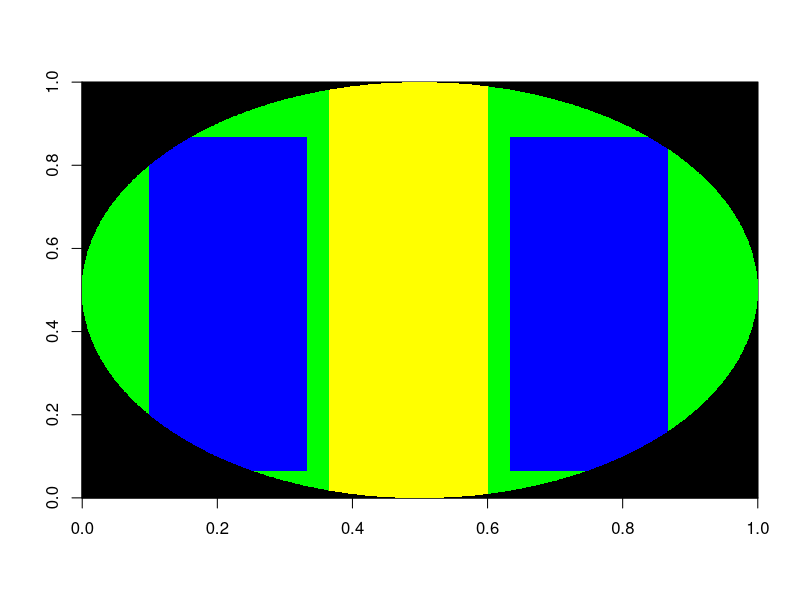

Recreate this plot in R.
geoRadius <- 15000/20
cityGrid <- matrix(rep(-1,(2*geoRadius)^2), 2*geoRadius, 2*geoRadius)
for(i in -geoRadius:geoRadius){
  for(j in -geoRadius:geoRadius){
    dist <- sqrt(i^2+j^2)
    if(dist<=geoRadius){
      cityGrid[i+geoRadius,j+geoRadius] <- 0
    }
  }
}

#Top left residential
for(x in 150:500){
  for(y in 900:1300){
    if(cityGrid[x,y] != -1){
      cityGrid[x,y]<-1
    }
  }
}

#Top right residential
for(x in 950:1300){
  for(y in 470:1300){
    if(cityGrid[x,y] != -1){
      cityGrid[x,y]<-1
    }
  }
}

#Bottom left residential
for(x in 150:500){
  for(y in 100:900){
    if(cityGrid[x,y] != -1){
      cityGrid[x,y]<-1
    }
  }
}

#Bottom right residential
for(x in 950:1300){
  for(y in 100:470){
    if(cityGrid[x,y] != -1){
      cityGrid[x,y]<-1
    }
  }
}

#Center industrial
for(x in 550:900){
  for(y in 1:1500){
    if(cityGrid[x,y] != -1){
      cityGrid[x,y]<-2
    }
  }
}

image(cityGrid, col = c("black","green","blue", "yellow"))
